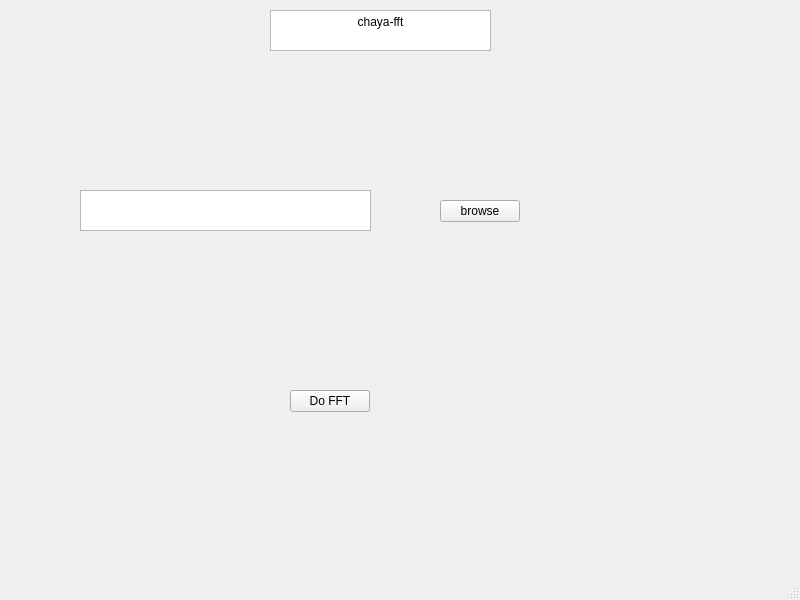
<?xml version="1.0" encoding="UTF-8"?>
<ui version="4.0">
 <class>MainWindow</class>
 <widget class="QMainWindow" name="MainWindow">
  <property name="geometry">
   <rect>
    <x>0</x>
    <y>0</y>
    <width>800</width>
    <height>600</height>
   </rect>
  </property>
  <property name="windowTitle">
   <string>MainWindow</string>
  </property>
  <widget class="QWidget" name="centralwidget">
   <widget class="QTextBrowser" name="textBrowser">
    <property name="geometry">
     <rect>
      <x>270</x>
      <y>10</y>
      <width>221</width>
      <height>41</height>
     </rect>
    </property>
    <property name="html">
     <string>&lt;!DOCTYPE HTML PUBLIC &quot;-//W3C//DTD HTML 4.0//EN&quot; &quot;http://www.w3.org/TR/REC-html40/strict.dtd&quot;&gt;
&lt;html&gt;&lt;head&gt;&lt;meta name=&quot;qrichtext&quot; content=&quot;1&quot; /&gt;&lt;meta charset=&quot;utf-8&quot; /&gt;&lt;style type=&quot;text/css&quot;&gt;
p, li { white-space: pre-wrap; }
hr { height: 1px; border-width: 0; }
li.unchecked::marker { content: &quot;\2610&quot;; }
li.checked::marker { content: &quot;\2612&quot;; }
&lt;/style&gt;&lt;/head&gt;&lt;body style=&quot; font-family:'Sans Serif'; font-size:9pt; font-weight:400; font-style:normal;&quot;&gt;
&lt;p align=&quot;center&quot; style=&quot; margin-top:0px; margin-bottom:0px; margin-left:0px; margin-right:0px; -qt-block-indent:0; text-indent:0px;&quot;&gt;chaya-fft&lt;/p&gt;&lt;/body&gt;&lt;/html&gt;</string>
    </property>
   </widget>
   <widget class="QPushButton" name="pushButton">
    <property name="geometry">
     <rect>
      <x>440</x>
      <y>200</y>
      <width>80</width>
      <height>22</height>
     </rect>
    </property>
    <property name="text">
     <string>browse</string>
    </property>
   </widget>
   <widget class="QPlainTextEdit" name="plainTextEdit">
    <property name="geometry">
     <rect>
      <x>80</x>
      <y>190</y>
      <width>291</width>
      <height>41</height>
     </rect>
    </property>
   </widget>
   <widget class="QPushButton" name="pushButton_2">
    <property name="geometry">
     <rect>
      <x>290</x>
      <y>390</y>
      <width>80</width>
      <height>22</height>
     </rect>
    </property>
    <property name="text">
     <string>Do FFT</string>
    </property>
   </widget>
  </widget>
  <widget class="QStatusBar" name="statusbar"/>
 </widget>
 <resources/>
 <connections/>
</ui>
